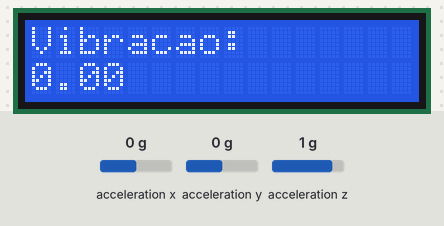
A sketch run on a simulated Arduino Uno, built with avr-gcc and run on an emulated ATmega328P. On the bench: 16×2 character LCD. Wiring (inferred from the names in the program): MPU-6050 motion sensor at I2C address 0x68. The inputs (shaded band) are chosen by the test bench; at power-on: acceleration x 0 g, acceleration y 0 g, acceleration z 1 g. What the sketch prints to the serial monitor is not drawn.

Above: at 6.5 s.
6.6 s: acceleration x set to -1.4 g
At 6.71 s:
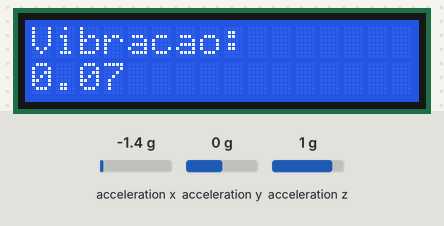
8.1 s: acceleration x set to -0.8 g
At 9.7 s:
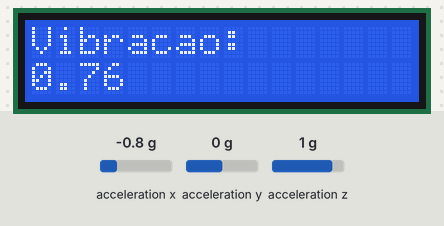
10.0 s: acceleration y set to -0.8 g
At 10.11 s:
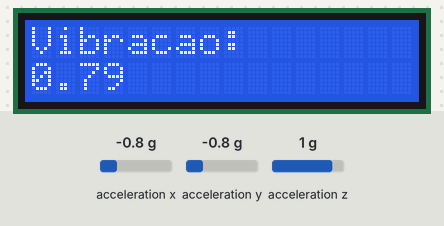
11.6 s: acceleration z set to -1.4 g
At 11.92 s:
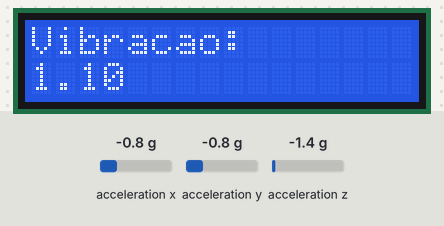
13.3 s: acceleration z set to 0 g
At 15.4 s:
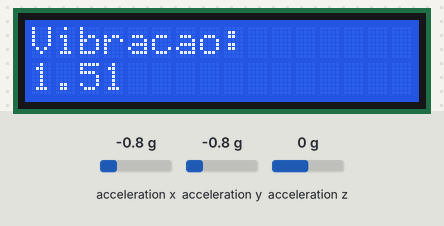
16.3 s: acceleration y set to 0 g
At 18.51 s:
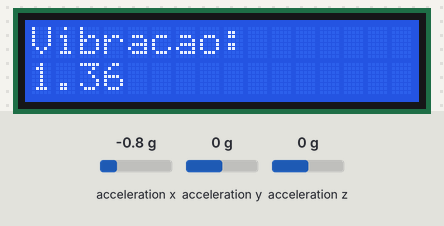

The sketch:

codigo_arduino.ino
```cpp
#include <LiquidCrystal.h>
LiquidCrystal lcd(12, 11, 10, 9, 6, 5);

#include <Wire.h>

#define ACELEROMETRO_ESCALA 0 // Sensibilidade do acelerômetro definida para ±2g
#define FILTRO_DIGITAL 2

const int MPU_ENDERECO = 0x68; // Endereço I2C do MPU-6050
int AcX, AcY, AcZ; // Valores do Acelerômetro

long Calib_eixoX, Calib_eixoY, Calib_eixoZ; // Valores de Calibração

float GAcX, GAcY, GAcZ; // Converter acelerômetro para valor de gravidade
float unidade_de_valor_gravidade;

// Variáveis para o filtro passa-baixa
float magnitudeSuavizada = 0;
const float alpha = 0.05; // Fator de suavização (ajuste conforme necessário)

void setup() {
  Wire.begin();
  Iniciar_MPU6050();
  Serial.begin(115200);
  lcd.begin(16, 2);

  Faixa_gravidade();
  Calibrar_MPU6050();
}

void loop() {
  Leitor_dados();
  Calculo_gravidade();
  Calcular_magnitude();
  Visualizar_vibracao();
  delay(100); // Ajuste o delay conforme necessário
}

// INICIAR ===============
void Iniciar_MPU6050() {
  Wire.beginTransmission(MPU_ENDERECO);
  Wire.write(0x6B);
  Wire.write(0);
  Wire.endTransmission(true);

  Wire.beginTransmission(MPU_ENDERECO);
  Wire.write(0x6B);
  Wire.write(0x03);
  Wire.endTransmission(true);

  Wire.beginTransmission(MPU_ENDERECO);
  Wire.write(0x1C);
  Wire.write(0x00); // Configura para ±2g
  Wire.endTransmission(true);

  Wire.beginTransmission(MPU_ENDERECO);
  Wire.write(0x1A);
  Wire.write(0x02); // Configura o filtro digital
  Wire.endTransmission(true);
}

// UNIDADE DE GRAVIDADE ================
void Faixa_gravidade() {
  switch (ACELEROMETRO_ESCALA) {
    case 0:
      unidade_de_valor_gravidade = 16384;
      break;
    case 1:
      unidade_de_valor_gravidade = 8192;
      break;
    case 2:
      unidade_de_valor_gravidade = 4096;
      break;
    case 3:
      unidade_de_valor_gravidade = 3276.8;
      break;
  }
}

// CALIBRAÇÃO ================
void Calibrar_MPU6050() {
  lcd.clear();
  lcd.setCursor(0, 0);
  lcd.print("Calibrando...");

  for (int i = 0; i < 300; i++) {
    if (i % 30 == 0) {
      lcd.setCursor(0, 1);
      lcd.print("Progresso: ");
      lcd.print(i / 3);
      lcd.print("%");
    }

    Leitor_dados();
    delay(10);

    Calib_eixoX += AcX;
    Calib_eixoY += AcY;
    Calib_eixoZ += AcZ;
  }

  Calib_eixoX /= 300;
  Calib_eixoY /= 300;
  Calib_eixoZ /= 300;

  lcd.clear();
  lcd.setCursor(0, 0);
  lcd.print("Calibracao OK!");
  delay(2000);
}

// LEITOR DOS DADOS ================
void Leitor_dados() {
  Wire.beginTransmission(MPU_ENDERECO);
  Wire.write(0x3B);
  Wire.endTransmission(false);
  Wire.requestFrom(MPU_ENDERECO, 6, true);

  AcX = Wire.read() << 8 | Wire.read();
  AcY = Wire.read() << 8 | Wire.read();
  AcZ = Wire.read() << 8 | Wire.read();
}

// CALCULO DE GRAVIDADE ================
void Calculo_gravidade() {
  AcX = (AcX - Calib_eixoX);
  AcY = (AcY - Calib_eixoY);
  AcZ = (AcZ - Calib_eixoZ);

  GAcX = AcX / unidade_de_valor_gravidade;
  GAcY = AcY / unidade_de_valor_gravidade;
  GAcZ = AcZ / unidade_de_valor_gravidade;
}

// CALCULAR MAGNITUDE DA VIBRAÇÃO ================
void Calcular_magnitude() {
  // Calcula a magnitude da vibração
  float magnitude = sqrt(GAcX * GAcX + GAcY * GAcY + GAcZ * GAcZ);

  // Aplica o filtro passa-baixa
  magnitudeSuavizada = filtroPassaBaixa(magnitudeSuavizada, magnitude, alpha);
}

// FILTRO PASSA-BAIXA ================
float filtroPassaBaixa(float valorAnterior, float valorAtual, float alpha) {
  return alpha * valorAtual + (1 - alpha) * valorAnterior;
}

// VISUALIZAÇÃO DA VIBRAÇÃO ================
void Visualizar_vibracao() {
  // Exibe a magnitude suavizada no LCD
  lcd.clear();
  lcd.setCursor(0, 0);
  lcd.print("Vibracao:");
  lcd.setCursor(0, 1);
  lcd.print(magnitudeSuavizada, 2); // Exibe com 2 casas decimais

  // Exibe a magnitude suavizada no Monitor Serial
  Serial.print("Magnitude da Vibracao: ");
  Serial.println(magnitudeSuavizada, 2);
}
```

Measured:
- after the input at 6.6 s, the display: changes after 0.07 s (image 1)
- after the input at 10.0 s, the display: changes after 0.07 s (image 3)
- after the input at 16.3 s, the display: first changes at once (image 6 shows a later state)
- what the display in image 2 shows lasts 0.6 s, from 9.3 s to 9.9 s
